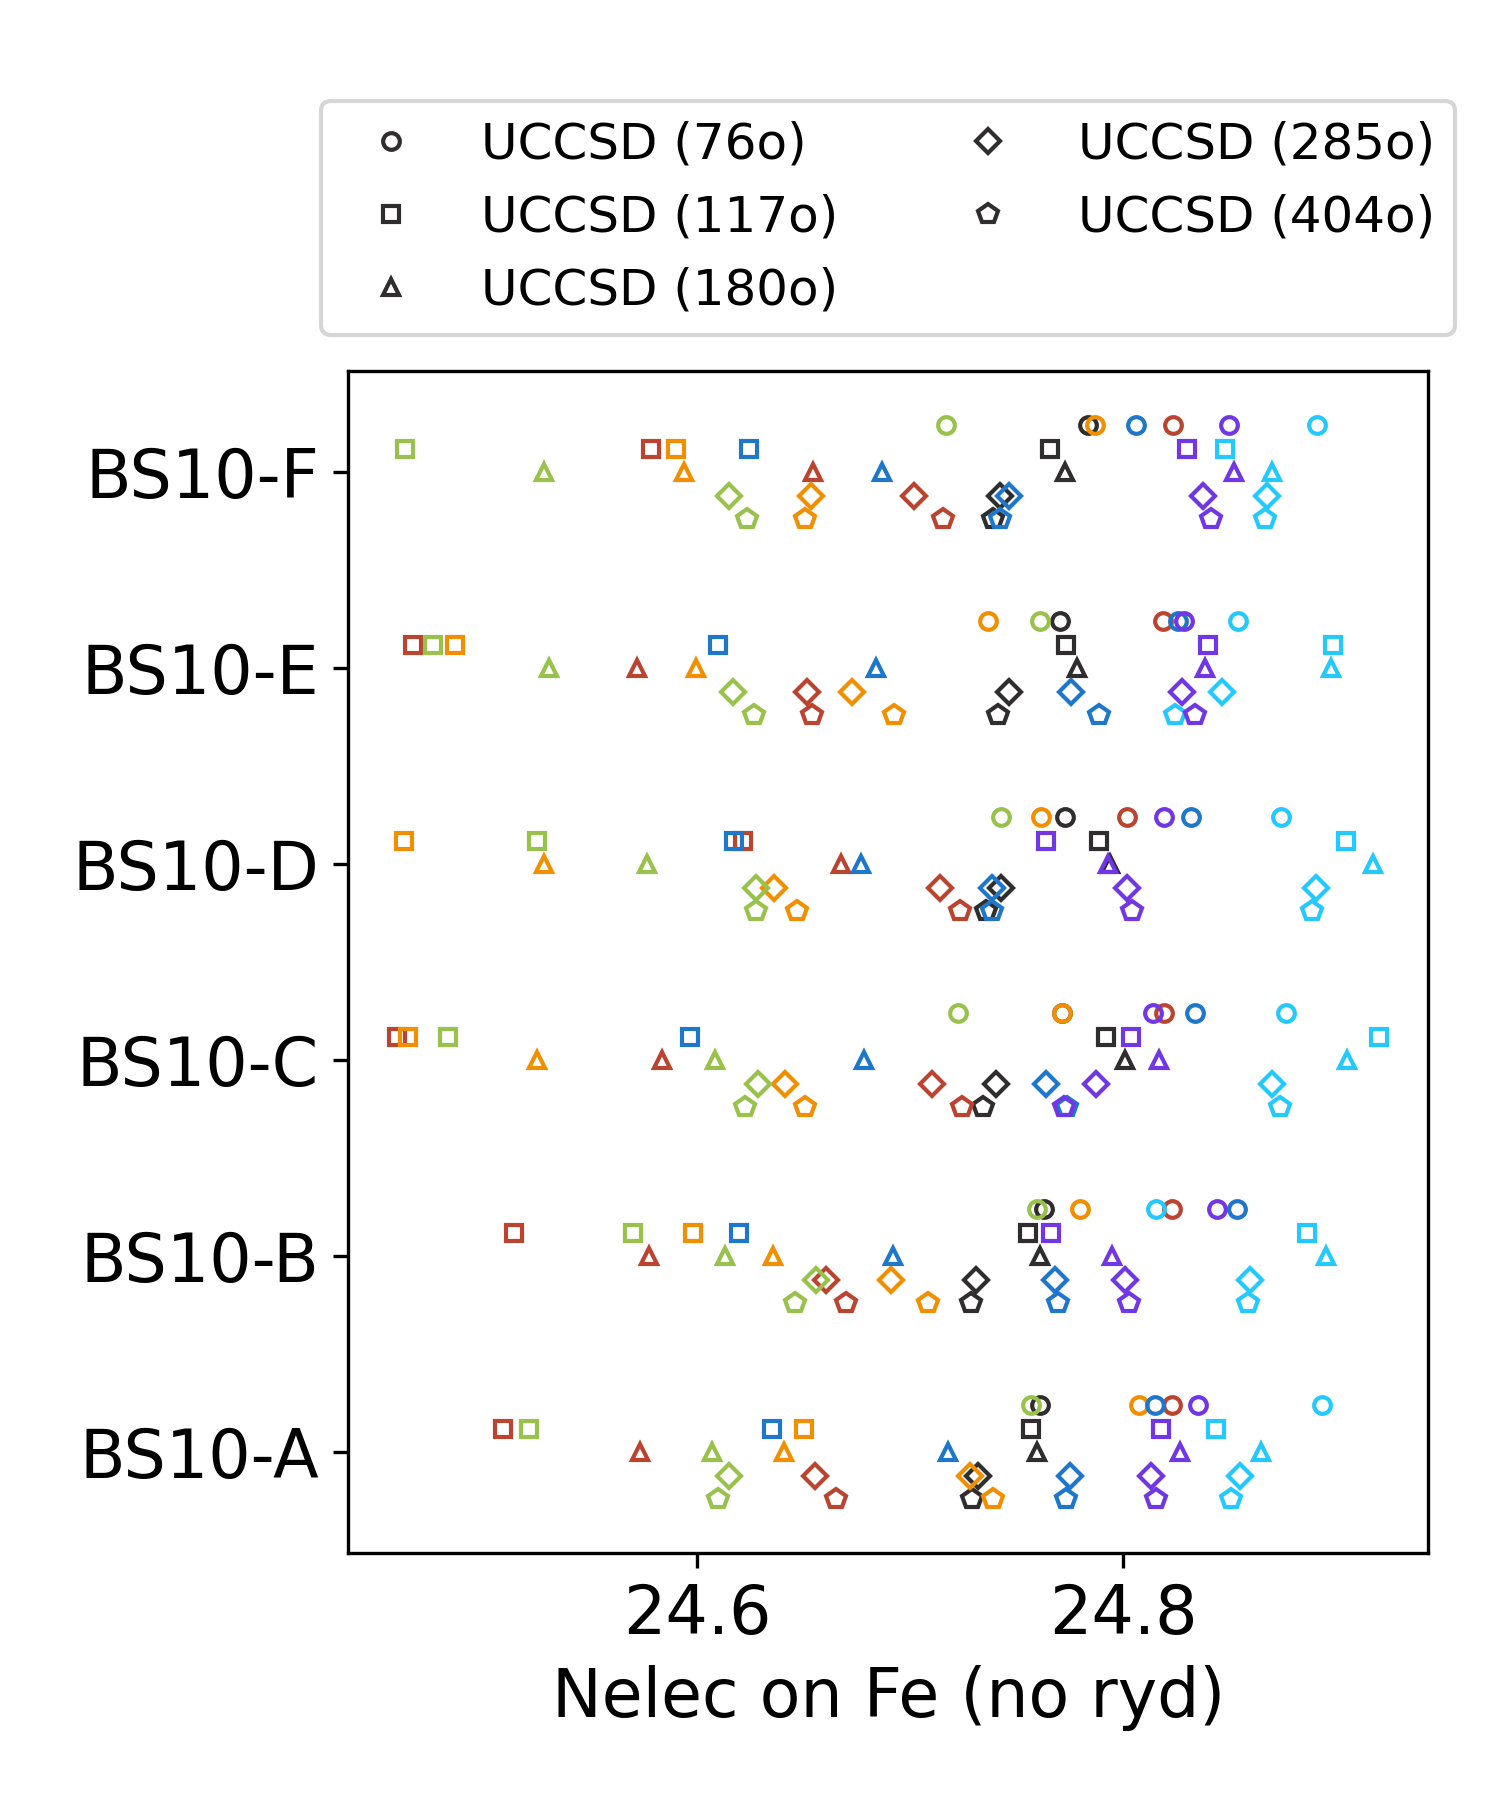

Write the Python code that produced this figure.
# ---------------------------------------------------------------------------
# Copyright (C) 2026 Huanchen Zhai. All Rights Reserved.
# 
# This program is free software: you can redistribute it and/or modify
# it under the terms of the GNU General Public License as published by
# the Free Software Foundation, either version 3 of the License, or
# (at your option) any later version.
# 
# This program is distributed in the hope that it will be useful,
# but WITHOUT ANY WARRANTY; without even the implied warranty of
# MERCHANTABILITY or FITNESS FOR A PARTICULAR PURPOSE.  See the
# GNU General Public License for more details.
# 
# You should have received a copy of the GNU General Public License
# along with this program.  If not, see <https://www.gnu.org/licenses/>.
# ---------------------------------------------------------------------------


import matplotlib.pyplot as plt
import numpy as np, json

plt.rcParams.update({'font.size': 16})
plt.figure(figsize=(5, 6))

data = json.load(open("../20-Data/90-colors.json", "r", encoding='utf-8'))
data |= json.load(open("../20-Data/80-bs-states.json", "r", encoding='utf-8'))
data |= json.load(open("../20-Data/01-llduc-uccsd.json", "r", encoding='utf-8'))
data |= json.load(open("../20-Data/14-large-uccsd.json", "r", encoding='utf-8'))

bs_init = data['bs']
bs_map = data['name_x']
colors = data['colors']

prop_uccsd = np.array([min([(x['uccsd'], x['uccsd(t)'], x['uccsd-elec-pop-noryd'][:7])
    for x in data['uccsd'][str(ix)]])[2] for ix in range(35)] )

prop_uccsd_ls = np.array([[min([(x['uccsd'], x['uccsd(t)'], x.get('uccsd-elec-pop-noryd', [np.nan] * 8)[:7])
    for x in data['large_uccsd'][str(ia)][str(ix)] if 'uccsd' in x]
    + [(0, 0, [0] * 7)])[2] for ix in range(35)] for ia in range(4)])

ibs = [6, 7, 9][2]
inits = bs_init[ibs] if ibs != 6 else bs_init[6] + bs_init[8]

for ix, i in enumerate(inits):
    for p in range(7):
        plt.plot(prop_uccsd[i, p], ix + 0.24, '', linewidth=0, marker='o', mec=colors[p], markersize=4, color=colors[p], mfc='none', label='UCCSD (76o)' if ix == 0 and p == 0 else None)
        plt.plot(prop_uccsd_ls[0][i, p], ix + 0.12, '', linewidth=0, marker='s', mec=colors[p], markersize=4, color=colors[p], mfc='none', label='UCCSD (117o)' if ix == 0 and p == 0 else None)
        plt.plot(prop_uccsd_ls[1][i, p], ix - 0.00, '', linewidth=0, marker='^', mec=colors[p], markersize=4, color=colors[p], mfc='none', label='UCCSD (180o)' if ix == 0 and p == 0 else None)
        plt.plot(prop_uccsd_ls[2][i, p], ix - 0.12, '', linewidth=0, marker='D', mec=colors[p], markersize=4, color=colors[p], mfc='none', label='UCCSD (285o)' if ix == 0 and p == 0 else None)
        plt.plot(prop_uccsd_ls[3][i, p], ix - 0.24, '', linewidth=0, marker='p', mec=colors[p], markersize=5, color=colors[p], mfc='none', label='UCCSD (404o)' if ix == 0 and p == 0 else None)
plt.yticks([0, 1, 2, 3, 4, 5], [bs_map[str(x)] for x in inits])
plt.legend(bbox_to_anchor=(0.5, 1.13), loc='center', fontsize=12, ncols=2)
plt.xlabel('Nelec on Fe (no ryd)')
plt.tight_layout()
plt.savefig('16-sm-large-pop-f-elec-bs10.png', dpi=300)
